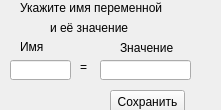
    <widget class="QWidget" name="page_4">
     <property name="geometry">
      <rect>
       <x>0</x>
       <y>0</y>
       <width>221</width>
       <height>110</height>
      </rect>
     </property>
     <attribute name="label">
      <string>x=</string>
     </attribute>
     <widget class="QLabel" name="label_13">
      <property name="geometry">
       <rect>
        <x>20</x>
        <y>0</y>
        <width>151</width>
        <height>16</height>
       </rect>
      </property>
      <property name="text">
       <string>Укажите имя переменной </string>
      </property>
     </widget>
     <widget class="QLabel" name="label_14">
      <property name="geometry">
       <rect>
        <x>50</x>
        <y>20</y>
        <width>91</width>
        <height>16</height>
       </rect>
      </property>
      <property name="text">
       <string>и её значение</string>
      </property>
     </widget>
     <widget class="QLineEdit" name="lineEdit_7">
      <property name="geometry">
       <rect>
        <x>10</x>
        <y>60</y>
        <width>61</width>
        <height>20</height>
       </rect>
      </property>
     </widget>
     <widget class="QLabel" name="label_15">
      <property name="geometry">
       <rect>
        <x>80</x>
        <y>60</y>
        <width>47</width>
        <height>13</height>
       </rect>
      </property>
      <property name="text">
       <string>=</string>
      </property>
     </widget>
     <widget class="QLineEdit" name="lineEdit_8">
      <property name="geometry">
       <rect>
        <x>100</x>
        <y>60</y>
        <width>91</width>
        <height>20</height>
       </rect>
      </property>
     </widget>
     <widget class="QLabel" name="label_16">
      <property name="geometry">
       <rect>
        <x>20</x>
        <y>40</y>
        <width>47</width>
        <height>13</height>
       </rect>
      </property>
      <property name="text">
       <string>Имя</string>
      </property>
     </widget>
     <widget class="QLabel" name="label_17">
      <property name="geometry">
       <rect>
        <x>120</x>
        <y>40</y>
        <width>61</width>
        <height>16</height>
       </rect>
      </property>
      <property name="text">
       <string>Значение</string>
      </property>
     </widget>
     <widget class="QPushButton" name="pushButton_13">
      <property name="geometry">
       <rect>
        <x>110</x>
        <y>90</y>
        <width>75</width>
        <height>23</height>
       </rect>
      </property>
      <property name="toolTip">
       <string>&lt;html&gt;&lt;head/&gt;&lt;body&gt;&lt;p&gt;Сохранить параметры оператора&lt;/p&gt;&lt;/body&gt;&lt;/html&gt;</string>
      </property>
      <property name="text">
       <string>Сохранить</string>
      </property>
     </widget>
    </widget>
